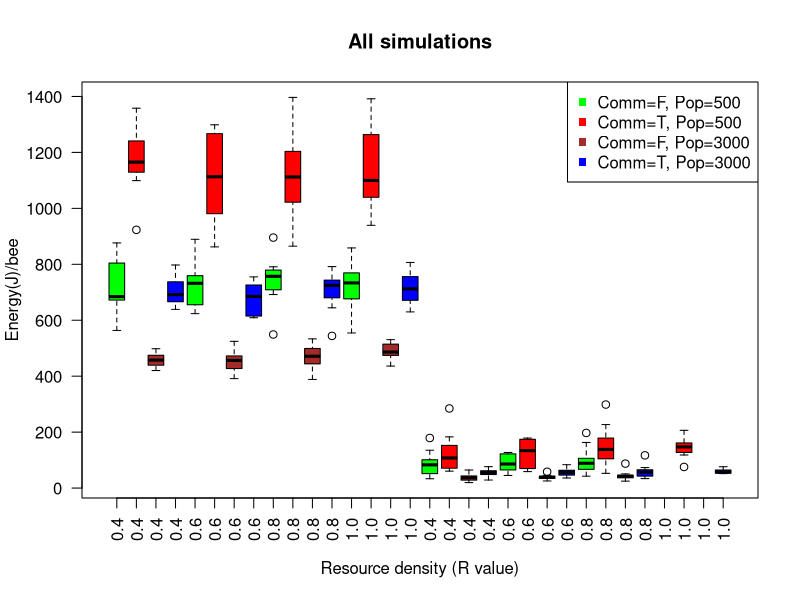
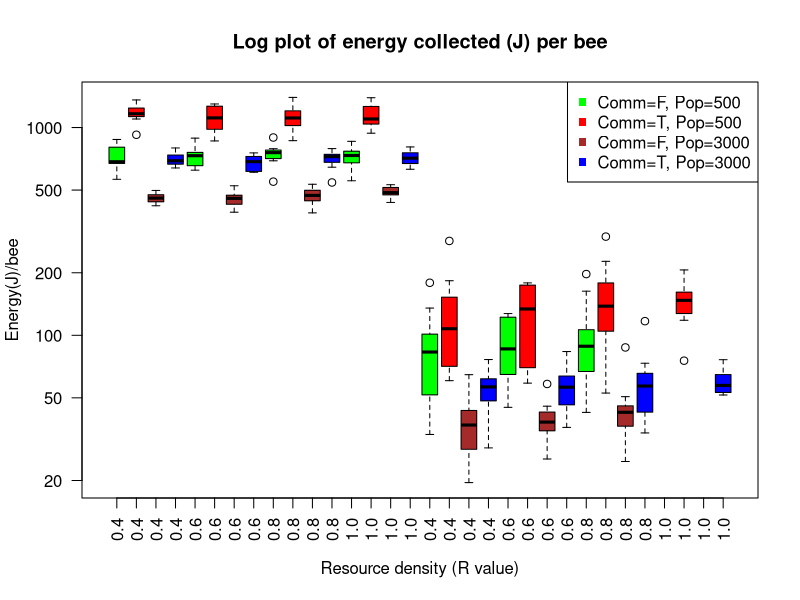
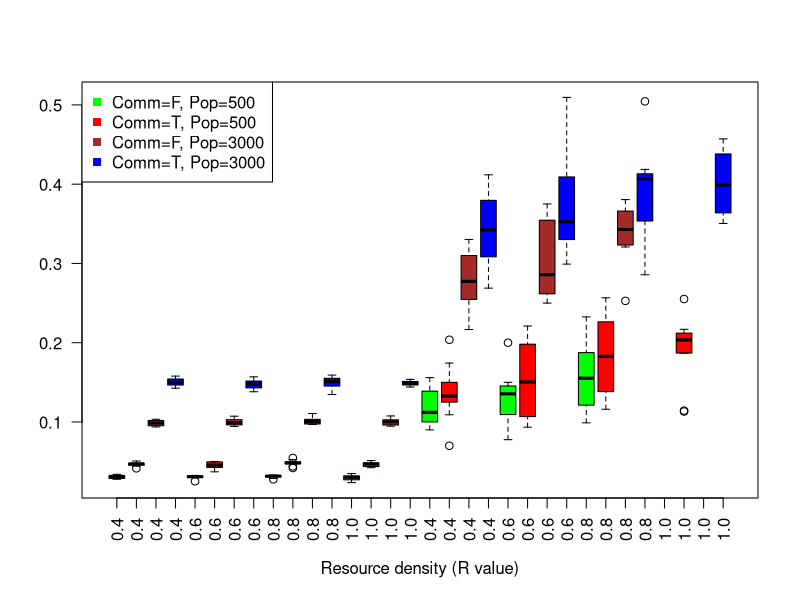
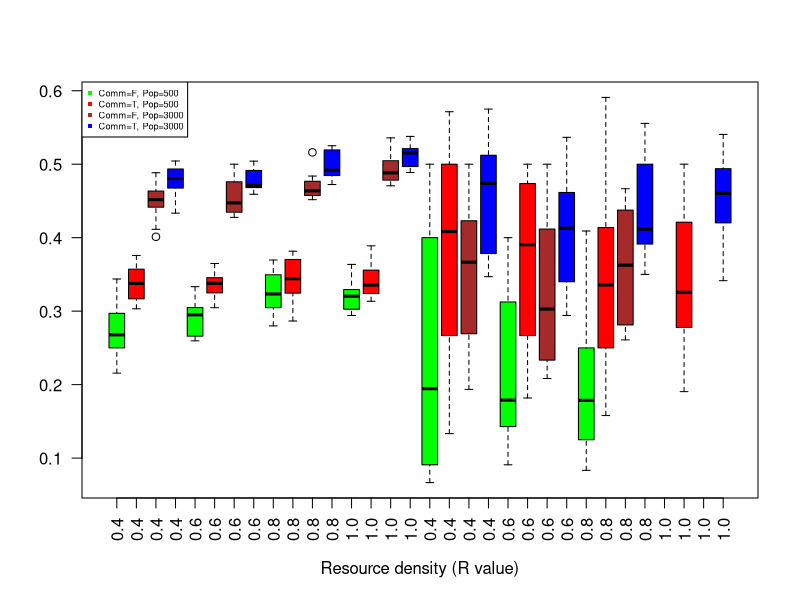
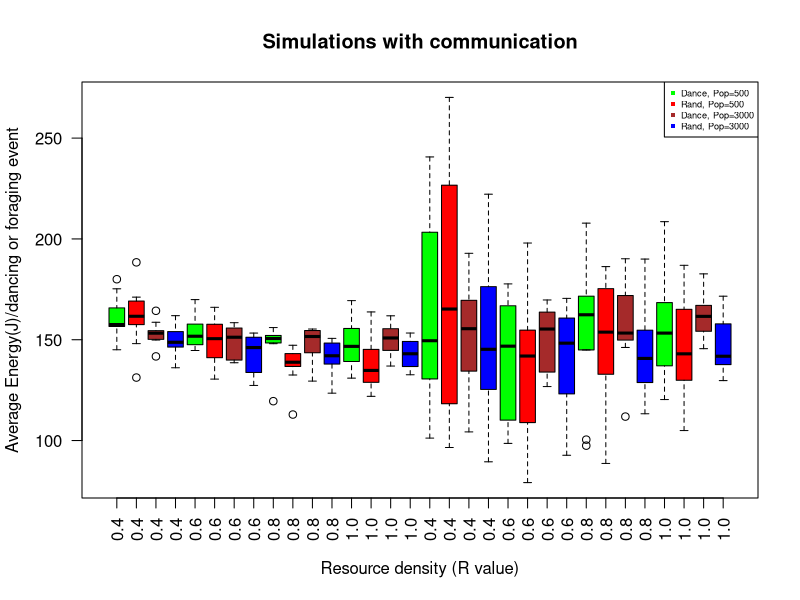

Reproduce these figures in R, in order.
## ---- chunk 1
library(dplyr)
# setwd("~/Google Drive/Semester 8/Thesis/NetLogo+R GitHub/NetLogo R Analyses/Sim Analyses4")

# Simulation data
all.data <- read.csv("Bees sim_all4-table.csv", skip = 6, stringsAsFactors=FALSE)

# Data calculation
all.data$energy.bee <- all.data$hive.collected / all.data$population
all.data$log.energy.bee <- log(all.data$energy.bee)
all.data$dance.avg <- all.data$dance.quality / all.data$dance.quantity
all.data$random.avg <- all.data$random.quality / all.data$random.quantity
all.data$avg.diff <-all.data$dance.avg - all.data$random.avg

# Data cleanup
names(all.data)[4] <- "communication"
all.data$communication <- as.factor(all.data$communication)
all.data$population <- as.factor(all.data$population)
all.data$environment <- as.factor(sapply(1:nrow(all.data), 
                                         function(i) {i <- paste(substr(all.data$resource_density[i],2,2), 
                                                                 ": ", substr(all.data$R_value[i], 2,4), 
                                                                 sep = "")}))

# Comm
comm.data <- all.data %>% filter(communication == TRUE)

# New table for dance and random avg quality
dance.data <- data.frame(energy.avg = comm.data$dance.avg, environment = comm.data$environment, 
                         communication = comm.data$communication, population = comm.data$population,
                         id.method = rep("dance", length(comm.data[,1])))
random.data <- data.frame(energy.avg = comm.data$random.avg, environment = comm.data$environment, 
                         communication = comm.data$communication, population = comm.data$population,
                         id.method = rep("random", length(comm.data[,1])))
avg.data <- rbind(dance.data, random.data)
## ---- chunk 2
# Plot results
boxplot(energy.bee ~ communication+population+environment, data=all.data, 
        col = c("green", "red", "brown", "blue"), las = 2, main = "All simulations", 
        xlab = "Resource density (R value)", ylab = "Energy(J)/bee", 
        names = c("0.4", "0.4", "0.4", "0.4",
                  "0.6", "0.6", "0.6", "0.6",
                  "0.8", "0.8", "0.8", "0.8",
                  "1.0", "1.0", "1.0", "1.0",
                  "0.4", "0.4", "0.4", "0.4",
                  "0.6", "0.6", "0.6", "0.6",
                  "0.8", "0.8", "0.8", "0.8",
                  "1.0", "1.0", "1.0", "1.0"))
legend("topright", pch = 15, col = c("green", "red", "brown", "blue"), 
       c("Comm=F, Pop=500", "Comm=T, Pop=500", "Comm=F, Pop=3000", "Comm=T, Pop=3000"))

boxplot(energy.bee ~ communication+population+environment, data=all.data, log = "y", 
        col = c("green", "red", "brown", "blue"), las = 2, main = "Log plot of energy collected (J) per bee", 
        xlab = "Resource density (R value)", ylab = "Energy(J)/bee", 
        names = c("0.4", "0.4", "0.4", "0.4",
                  "0.6", "0.6", "0.6", "0.6",
                  "0.8", "0.8", "0.8", "0.8",
                  "1.0", "1.0", "1.0", "1.0",
                  "0.4", "0.4", "0.4", "0.4",
                  "0.6", "0.6", "0.6", "0.6",
                  "0.8", "0.8", "0.8", "0.8",
                  "1.0", "1.0", "1.0", "1.0"))
legend("topright", pch = 15, col = c("green", "red", "brown", "blue"), 
       c("Comm=F, Pop=500", "Comm=T, Pop=500", "Comm=F, Pop=3000", "Comm=T, Pop=3000"))
## ---- chunk 3
null <- lm(log.energy.bee ~ population+communication+environment, data = all.data)
alt.1a <- lm(log.energy.bee ~ population*communication+environment, data = all.data)
anova(null, alt.1a)
## ---- chunk 4
alt.1b <- lm(log.energy.bee ~ population*environment+communication, data = all.data)
anova(null, alt.1b)
## ---- chunk 5
alt.1c <- lm(energy.bee ~ population+communication*environment, data = all.data)
anova(lm(energy.bee ~ population+communication+environment, data = all.data), alt.1c)
## ---- chunk 6
null.all.1 <- lm(log.energy.bee ~ population + communication + environment + 
                   population*communication + population*environment + communication*environment, data = all.data)
alt.all.1 <- lm(log.energy.bee ~ population*communication*environment, data = all.data)
anova(null.all.1, alt.all.1)
## ---- chunk 7
boxplot((resources.found/resources) ~ communication+population+environment, data=all.data, 
        col = c("green", "red", "brown", "blue"), las = 2, main = "", 
        xlab = "Resource density (R value)", ylab = "", 
        names = c("0.4", "0.4", "0.4", "0.4",
                  "0.6", "0.6", "0.6", "0.6",
                  "0.8", "0.8", "0.8", "0.8",
                  "1.0", "1.0", "1.0", "1.0",
                  "0.4", "0.4", "0.4", "0.4",
                  "0.6", "0.6", "0.6", "0.6",
                  "0.8", "0.8", "0.8", "0.8",
                  "1.0", "1.0", "1.0", "1.0"))
legend("topleft", pch = 15, col = c("green", "red", "brown", "blue"), 
       c("Comm=F, Pop=500", "Comm=T, Pop=500", "Comm=F, Pop=3000", "Comm=T, Pop=3000"))
## ---- chunk 8
# found.all
null.2 <- glm(cbind(resources.found, resources.untouched) ~ population+communication+environment, 
              family = binomial(), data = all.data)
alt.2a <- glm(cbind(resources.found, resources.untouched) ~ population*communication+environment, 
              family = binomial(), data = all.data)
anova(null.2, alt.2a, test="Chisq")

alt.2b <- glm(cbind(resources.found, resources.untouched) ~ population+communication*environment, 
              family = binomial(), data = all.data)
anova(null.2, alt.2b, test="Chisq")

alt.2c <- glm(cbind(resources.found, resources.untouched) ~ population*environment+communication, 
              family = binomial(), data = all.data)
anova(null.2, alt.2c, test="Chisq")
## ---- chunk 9
null.all.2 <- glm(cbind(resources.found, resources.untouched) ~ population + communication + environment + 
                    population*communication + population*environment + communication*environment, 
                  family = binomial(), data = all.data)
alt.all.2 <- glm(cbind(resources.found, resources.untouched) ~ population*environment*communication, 
                 family = binomial(), data = all.data)
anova(null.all.2, alt.all.2, test="Chisq")
## ---- chunk 10
boxplot((resources.depleted/resources.found) ~ communication+population+environment, data=all.data, 
        col = c("green", "red", "brown", "blue"), las = 2, main = "", 
        xlab = "Resource density (R value)", ylab = "", 
        names = c("0.4", "0.4", "0.4", "0.4",
                  "0.6", "0.6", "0.6", "0.6",
                  "0.8", "0.8", "0.8", "0.8",
                  "1.0", "1.0", "1.0", "1.0",
                  "0.4", "0.4", "0.4", "0.4",
                  "0.6", "0.6", "0.6", "0.6",
                  "0.8", "0.8", "0.8", "0.8",
                  "1.0", "1.0", "1.0", "1.0"))
legend("topleft", pch = 15, cex = 0.55, col = c("green", "red", "brown", "blue"), 
       c("Comm=F, Pop=500", "Comm=T, Pop=500", "Comm=F, Pop=3000", "Comm=T, Pop=3000"))
## ---- chunk 11
# found.all
null.3 <- glm(cbind(resources.depleted, (resources.found-resources.depleted)) ~ 
                population+communication+environment, 
              family = binomial(), data = all.data)
alt.3a <- glm(cbind(resources.depleted, (resources.found-resources.depleted)) ~ 
                population*communication+environment, 
              family = binomial(), data = all.data)
anova(null.3, alt.3a, test="Chisq")

alt.3b <- glm(cbind(resources.depleted, (resources.found-resources.depleted)) ~ 
                population+communication*environment, 
              family = binomial(), data = all.data)
anova(null.3, alt.3b, test="Chisq")

alt.3c <- glm(cbind(resources.depleted, (resources.found-resources.depleted)) ~ 
                population*environment+communication, 
              family = binomial(), data = all.data)
anova(null.3, alt.3c, test="Chisq")
## ---- chunk 12
null.all.3 <- glm(cbind(resources.depleted, (resources.found-resources.depleted)) ~ 
                    population + communication + environment + 
                    population*communication + population*environment + communication*environment, 
                  family = binomial(), data = all.data)
alt.all.3 <- glm(cbind(resources.depleted, (resources.found-resources.depleted)) ~
                   population*environment*communication, 
                 family = binomial(), data = all.data)
anova(null.all.3, alt.all.3, test="Chisq")
## ---- chunk 13
# plot(x = all.data$dance.avg, y = all.data$random.avg)
# abline(a = 0, b = 1)

boxplot(energy.avg ~ id.method+population+environment, data=avg.data, 
        col = c("green", "red", "brown", "blue"), las = 2, main = "Simulations with communication", 
        xlab = "Resource density (R value)", ylab = "Average Energy(J)/dancing or foraging event", 
        names = c("0.4", "0.4", "0.4", "0.4",
                  "0.6", "0.6", "0.6", "0.6",
                  "0.8", "0.8", "0.8", "0.8",
                  "1.0", "1.0", "1.0", "1.0",
                  "0.4", "0.4", "0.4", "0.4",
                  "0.6", "0.6", "0.6", "0.6",
                  "0.8", "0.8", "0.8", "0.8",
                  "1.0", "1.0", "1.0", "1.0"))
legend("topright", pch = 15, cex = 0.55, col = c("green", "red", "brown", "blue"), 
       c("Dance, Pop=500", "Rand, Pop=500", "Dance, Pop=3000", "Rand, Pop=3000"))
## ---- chunk 14
null <- lm(energy.avg ~ population+id.method+environment, data = avg.data)
alt.1a <- lm(energy.avg ~ population*id.method+environment, data = avg.data)
anova(null, alt.1a)
## ---- chunk 15
alt.1b <- lm(energy.avg ~ population*environment+id.method, data = avg.data)
anova(null, alt.1b)
## ---- chunk 16
alt.1c <- lm(energy.avg ~ population+id.method*environment, data = avg.data)
anova(null, alt.1c)
## ---- chunk 17
null.all.1 <- lm(energy.avg ~ population + id.method + environment + 
                   population*id.method + population*environment + id.method*environment, data = avg.data)
alt.all.1 <- lm(energy.avg ~ population*id.method*environment, data = avg.data)
anova(null.all.1, alt.all.1)

anova(lm((dance.avg-random.avg) ~ environment+population, data = comm.data),
      lm((dance.avg-random.avg) ~ environment*population, data = comm.data))
